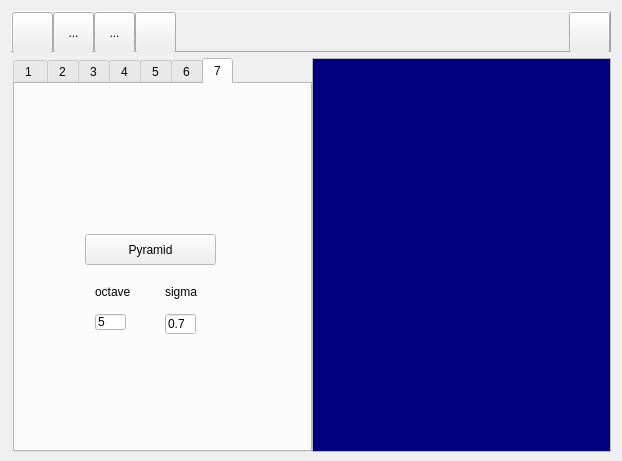
<?xml version="1.0" encoding="UTF-8"?>
<ui version="4.0">
 <class>MainFrame</class>
 <widget class="QDialog" name="MainFrame">
  <property name="geometry">
   <rect>
    <x>0</x>
    <y>0</y>
    <width>622</width>
    <height>461</height>
   </rect>
  </property>
  <property name="sizePolicy">
   <sizepolicy hsizetype="Preferred" vsizetype="Minimum">
    <horstretch>0</horstretch>
    <verstretch>0</verstretch>
   </sizepolicy>
  </property>
  <property name="minimumSize">
   <size>
    <width>0</width>
    <height>461</height>
   </size>
  </property>
  <property name="windowTitle">
   <string>Practice CV</string>
  </property>
  <property name="modal">
   <bool>false</bool>
  </property>
  <layout class="QVBoxLayout" name="verticalLayout">
   <item>
    <widget class="QFrame" name="frame">
     <property name="sizePolicy">
      <sizepolicy hsizetype="Preferred" vsizetype="Fixed">
       <horstretch>0</horstretch>
       <verstretch>0</verstretch>
      </sizepolicy>
     </property>
     <property name="minimumSize">
      <size>
       <width>0</width>
       <height>41</height>
      </size>
     </property>
     <property name="maximumSize">
      <size>
       <width>16777215</width>
       <height>41</height>
      </size>
     </property>
     <property name="frameShape">
      <enum>QFrame::Panel</enum>
     </property>
     <property name="frameShadow">
      <enum>QFrame::Raised</enum>
     </property>
     <layout class="QHBoxLayout" name="horizontalLayout_3">
      <property name="spacing">
       <number>0</number>
      </property>
      <property name="leftMargin">
       <number>0</number>
      </property>
      <property name="topMargin">
       <number>0</number>
      </property>
      <property name="rightMargin">
       <number>0</number>
      </property>
      <property name="bottomMargin">
       <number>0</number>
      </property>
      <item>
       <widget class="QToolButton" name="buttonOpen">
        <property name="enabled">
         <bool>true</bool>
        </property>
        <property name="sizePolicy">
         <sizepolicy hsizetype="Minimum" vsizetype="Minimum">
          <horstretch>0</horstretch>
          <verstretch>0</verstretch>
         </sizepolicy>
        </property>
        <property name="minimumSize">
         <size>
          <width>41</width>
          <height>41</height>
         </size>
        </property>
        <property name="maximumSize">
         <size>
          <width>41</width>
          <height>41</height>
         </size>
        </property>
        <property name="toolTip">
         <string>open an image file</string>
        </property>
        <property name="layoutDirection">
         <enum>Qt::LeftToRight</enum>
        </property>
        <property name="autoFillBackground">
         <bool>false</bool>
        </property>
        <property name="text">
         <string/>
        </property>
        <property name="icon">
         <iconset resource="images/mainframe.qrc">
          <normaloff>:/open.png</normaloff>:/open.png</iconset>
        </property>
        <property name="iconSize">
         <size>
          <width>41</width>
          <height>41</height>
         </size>
        </property>
        <property name="checkable">
         <bool>false</bool>
        </property>
        <property name="autoRepeat">
         <bool>false</bool>
        </property>
        <property name="autoExclusive">
         <bool>false</bool>
        </property>
        <property name="popupMode">
         <enum>QToolButton::DelayedPopup</enum>
        </property>
        <property name="toolButtonStyle">
         <enum>Qt::ToolButtonIconOnly</enum>
        </property>
        <property name="autoRaise">
         <bool>false</bool>
        </property>
       </widget>
      </item>
      <item>
       <widget class="QToolButton" name="toolButton_2">
        <property name="sizePolicy">
         <sizepolicy hsizetype="Minimum" vsizetype="Minimum">
          <horstretch>0</horstretch>
          <verstretch>0</verstretch>
         </sizepolicy>
        </property>
        <property name="minimumSize">
         <size>
          <width>41</width>
          <height>41</height>
         </size>
        </property>
        <property name="maximumSize">
         <size>
          <width>41</width>
          <height>41</height>
         </size>
        </property>
        <property name="text">
         <string>...</string>
        </property>
       </widget>
      </item>
      <item>
       <widget class="QToolButton" name="toolButton_3">
        <property name="sizePolicy">
         <sizepolicy hsizetype="Minimum" vsizetype="Minimum">
          <horstretch>0</horstretch>
          <verstretch>0</verstretch>
         </sizepolicy>
        </property>
        <property name="minimumSize">
         <size>
          <width>41</width>
          <height>41</height>
         </size>
        </property>
        <property name="maximumSize">
         <size>
          <width>41</width>
          <height>41</height>
         </size>
        </property>
        <property name="text">
         <string>...</string>
        </property>
       </widget>
      </item>
      <item>
       <widget class="QToolButton" name="buttonDeleteContents">
        <property name="sizePolicy">
         <sizepolicy hsizetype="Minimum" vsizetype="Minimum">
          <horstretch>0</horstretch>
          <verstretch>0</verstretch>
         </sizepolicy>
        </property>
        <property name="minimumSize">
         <size>
          <width>41</width>
          <height>41</height>
         </size>
        </property>
        <property name="maximumSize">
         <size>
          <width>41</width>
          <height>41</height>
         </size>
        </property>
        <property name="toolTip">
         <string>close all forms</string>
        </property>
        <property name="autoFillBackground">
         <bool>false</bool>
        </property>
        <property name="text">
         <string/>
        </property>
        <property name="icon">
         <iconset resource="images/mainframe.qrc">
          <normaloff>:/1-21.png</normaloff>:/1-21.png</iconset>
        </property>
        <property name="iconSize">
         <size>
          <width>41</width>
          <height>41</height>
         </size>
        </property>
       </widget>
      </item>
      <item>
       <spacer name="horizontalSpacer">
        <property name="orientation">
         <enum>Qt::Horizontal</enum>
        </property>
        <property name="sizeHint" stdset="0">
         <size>
          <width>40</width>
          <height>20</height>
         </size>
        </property>
       </spacer>
      </item>
      <item>
       <widget class="QToolButton" name="buttonShowList">
        <property name="sizePolicy">
         <sizepolicy hsizetype="Minimum" vsizetype="Minimum">
          <horstretch>0</horstretch>
          <verstretch>0</verstretch>
         </sizepolicy>
        </property>
        <property name="minimumSize">
         <size>
          <width>41</width>
          <height>41</height>
         </size>
        </property>
        <property name="maximumSize">
         <size>
          <width>41</width>
          <height>41</height>
         </size>
        </property>
        <property name="toolTip">
         <string>show the list view</string>
        </property>
        <property name="text">
         <string/>
        </property>
        <property name="icon">
         <iconset resource="images/mainframe.qrc">
          <normaloff>:/2-3.png</normaloff>:/2-3.png</iconset>
        </property>
        <property name="iconSize">
         <size>
          <width>82</width>
          <height>41</height>
         </size>
        </property>
       </widget>
      </item>
     </layout>
    </widget>
   </item>
   <item>
    <layout class="QHBoxLayout" name="horizontalLayout">
     <property name="spacing">
      <number>0</number>
     </property>
     <property name="leftMargin">
      <number>2</number>
     </property>
     <item>
      <widget class="QTabWidget" name="tabWidget">
       <property name="sizePolicy">
        <sizepolicy hsizetype="Fixed" vsizetype="Expanding">
         <horstretch>0</horstretch>
         <verstretch>0</verstretch>
        </sizepolicy>
       </property>
       <property name="minimumSize">
        <size>
         <width>299</width>
         <height>394</height>
        </size>
       </property>
       <property name="palette">
        <palette>
         <active>
          <colorrole role="Window">
           <brush brushstyle="SolidPattern">
            <color alpha="255">
             <red>255</red>
             <green>255</green>
             <blue>255</blue>
            </color>
           </brush>
          </colorrole>
          <colorrole role="NoRole">
           <brush brushstyle="SolidPattern">
            <color alpha="255">
             <red>255</red>
             <green>85</green>
             <blue>0</blue>
            </color>
           </brush>
          </colorrole>
         </active>
         <inactive>
          <colorrole role="Window">
           <brush brushstyle="SolidPattern">
            <color alpha="255">
             <red>255</red>
             <green>255</green>
             <blue>255</blue>
            </color>
           </brush>
          </colorrole>
          <colorrole role="NoRole">
           <brush brushstyle="SolidPattern">
            <color alpha="255">
             <red>255</red>
             <green>85</green>
             <blue>0</blue>
            </color>
           </brush>
          </colorrole>
         </inactive>
         <disabled>
          <colorrole role="Window">
           <brush brushstyle="SolidPattern">
            <color alpha="255">
             <red>255</red>
             <green>255</green>
             <blue>255</blue>
            </color>
           </brush>
          </colorrole>
          <colorrole role="NoRole">
           <brush brushstyle="SolidPattern">
            <color alpha="255">
             <red>255</red>
             <green>85</green>
             <blue>0</blue>
            </color>
           </brush>
          </colorrole>
         </disabled>
        </palette>
       </property>
       <property name="cursor">
        <cursorShape>ArrowCursor</cursorShape>
       </property>
       <property name="autoFillBackground">
        <bool>false</bool>
       </property>
       <property name="tabPosition">
        <enum>QTabWidget::North</enum>
       </property>
       <property name="tabShape">
        <enum>QTabWidget::Rounded</enum>
       </property>
       <property name="currentIndex">
        <number>6</number>
       </property>
       <property name="iconSize">
        <size>
         <width>31</width>
         <height>31</height>
        </size>
       </property>
       <property name="elideMode">
        <enum>Qt::ElideMiddle</enum>
       </property>
       <widget class="QWidget" name="tab_1">
        <attribute name="title">
         <string>1 </string>
        </attribute>
        <widget class="QPushButton" name="pushRGB2Gray">
         <property name="geometry">
          <rect>
           <x>90</x>
           <y>70</y>
           <width>80</width>
           <height>24</height>
          </rect>
         </property>
         <property name="text">
          <string>RGB-&gt;Gray</string>
         </property>
        </widget>
       </widget>
       <widget class="QWidget" name="tab_4">
        <attribute name="title">
         <string>2</string>
        </attribute>
        <widget class="QPushButton" name="pushSepiaTone">
         <property name="geometry">
          <rect>
           <x>100</x>
           <y>70</y>
           <width>80</width>
           <height>24</height>
          </rect>
         </property>
         <property name="text">
          <string>Sepia Tone</string>
         </property>
        </widget>
        <widget class="QLabel" name="label">
         <property name="geometry">
          <rect>
           <x>30</x>
           <y>130</y>
           <width>50</width>
           <height>16</height>
          </rect>
         </property>
         <property name="text">
          <string>Hue</string>
         </property>
        </widget>
        <widget class="QSpinBox" name="spinHue">
         <property name="geometry">
          <rect>
           <x>70</x>
           <y>130</y>
           <width>42</width>
           <height>25</height>
          </rect>
         </property>
         <property name="maximum">
          <number>360</number>
         </property>
         <property name="singleStep">
          <number>10</number>
         </property>
         <property name="value">
          <number>30</number>
         </property>
        </widget>
        <widget class="QLabel" name="label_2">
         <property name="geometry">
          <rect>
           <x>140</x>
           <y>130</y>
           <width>50</width>
           <height>16</height>
          </rect>
         </property>
         <property name="text">
          <string>Sat</string>
         </property>
        </widget>
        <widget class="QDoubleSpinBox" name="spinSat">
         <property name="geometry">
          <rect>
           <x>180</x>
           <y>130</y>
           <width>62</width>
           <height>25</height>
          </rect>
         </property>
         <property name="maximum">
          <double>1.000000000000000</double>
         </property>
         <property name="singleStep">
          <double>0.100000000000000</double>
         </property>
         <property name="value">
          <double>0.300000000000000</double>
         </property>
        </widget>
        <widget class="QPushButton" name="pushContrast">
         <property name="geometry">
          <rect>
           <x>100</x>
           <y>200</y>
           <width>80</width>
           <height>24</height>
          </rect>
         </property>
         <property name="text">
          <string>Contrast Transform</string>
         </property>
        </widget>
        <widget class="QSpinBox" name="spinContrastA">
         <property name="geometry">
          <rect>
           <x>70</x>
           <y>250</y>
           <width>42</width>
           <height>25</height>
          </rect>
         </property>
         <property name="maximum">
          <number>255</number>
         </property>
         <property name="singleStep">
          <number>3</number>
         </property>
         <property name="value">
          <number>20</number>
         </property>
        </widget>
        <widget class="QLabel" name="label_3">
         <property name="geometry">
          <rect>
           <x>130</x>
           <y>260</y>
           <width>50</width>
           <height>16</height>
          </rect>
         </property>
         <property name="text">
          <string>~</string>
         </property>
        </widget>
        <widget class="QSpinBox" name="spinContrastB">
         <property name="geometry">
          <rect>
           <x>160</x>
           <y>250</y>
           <width>42</width>
           <height>25</height>
          </rect>
         </property>
         <property name="maximum">
          <number>255</number>
         </property>
         <property name="singleStep">
          <number>3</number>
         </property>
         <property name="value">
          <number>230</number>
         </property>
        </widget>
        <widget class="QPushButton" name="pushHistogram">
         <property name="geometry">
          <rect>
           <x>100</x>
           <y>300</y>
           <width>80</width>
           <height>24</height>
          </rect>
         </property>
         <property name="text">
          <string>Histogram</string>
         </property>
        </widget>
       </widget>
       <widget class="QWidget" name="tab_5">
        <attribute name="title">
         <string>3</string>
        </attribute>
        <widget class="QPushButton" name="pushOstu">
         <property name="geometry">
          <rect>
           <x>90</x>
           <y>60</y>
           <width>80</width>
           <height>24</height>
          </rect>
         </property>
         <property name="text">
          <string>Ostu Thresholding</string>
         </property>
        </widget>
        <widget class="QLabel" name="label_4">
         <property name="geometry">
          <rect>
           <x>40</x>
           <y>120</y>
           <width>61</width>
           <height>31</height>
          </rect>
         </property>
         <property name="text">
          <string>Threshold</string>
         </property>
        </widget>
        <widget class="QSpinBox" name="spinOstu">
         <property name="geometry">
          <rect>
           <x>120</x>
           <y>120</y>
           <width>42</width>
           <height>25</height>
          </rect>
         </property>
         <property name="minimum">
          <number>1</number>
         </property>
         <property name="maximum">
          <number>254</number>
         </property>
         <property name="value">
          <number>100</number>
         </property>
        </widget>
        <widget class="QPushButton" name="pushThresholding">
         <property name="geometry">
          <rect>
           <x>180</x>
           <y>130</y>
           <width>41</width>
           <height>16</height>
          </rect>
         </property>
         <property name="text">
          <string>&gt;&gt;</string>
         </property>
        </widget>
        <widget class="QPushButton" name="pushDilation">
         <property name="geometry">
          <rect>
           <x>90</x>
           <y>170</y>
           <width>80</width>
           <height>24</height>
          </rect>
         </property>
         <property name="text">
          <string>Dilation</string>
         </property>
        </widget>
        <widget class="QPushButton" name="pushErosion">
         <property name="geometry">
          <rect>
           <x>90</x>
           <y>220</y>
           <width>80</width>
           <height>24</height>
          </rect>
         </property>
         <property name="text">
          <string>Erosion</string>
         </property>
        </widget>
        <widget class="QPushButton" name="pushBoundary">
         <property name="geometry">
          <rect>
           <x>90</x>
           <y>270</y>
           <width>80</width>
           <height>24</height>
          </rect>
         </property>
         <property name="text">
          <string>Boundary</string>
         </property>
        </widget>
        <widget class="QPushButton" name="pushBoundaryFG">
         <property name="geometry">
          <rect>
           <x>90</x>
           <y>310</y>
           <width>80</width>
           <height>24</height>
          </rect>
         </property>
         <property name="text">
          <string>Boundary - FG</string>
         </property>
        </widget>
       </widget>
       <widget class="QWidget" name="tab_2">
        <attribute name="title">
         <string>4</string>
        </attribute>
        <widget class="QPushButton" name="pushGaussianNoise">
         <property name="geometry">
          <rect>
           <x>80</x>
           <y>10</y>
           <width>111</width>
           <height>41</height>
          </rect>
         </property>
         <property name="text">
          <string>Gaussian Noise</string>
         </property>
        </widget>
        <widget class="QLabel" name="label_5">
         <property name="geometry">
          <rect>
           <x>60</x>
           <y>60</y>
           <width>50</width>
           <height>16</height>
          </rect>
         </property>
         <property name="text">
          <string>sigma</string>
         </property>
        </widget>
        <widget class="QLineEdit" name="editSigmaNoise">
         <property name="geometry">
          <rect>
           <x>110</x>
           <y>60</y>
           <width>41</width>
           <height>21</height>
          </rect>
         </property>
         <property name="text">
          <string>0.7</string>
         </property>
        </widget>
        <widget class="QPushButton" name="pushSaltPepper">
         <property name="geometry">
          <rect>
           <x>80</x>
           <y>90</y>
           <width>111</width>
           <height>41</height>
          </rect>
         </property>
         <property name="text">
          <string>Salt &amp; Pepper Noise</string>
         </property>
        </widget>
        <widget class="QLabel" name="label_6">
         <property name="geometry">
          <rect>
           <x>50</x>
           <y>150</y>
           <width>50</width>
           <height>16</height>
          </rect>
         </property>
         <property name="text">
          <string>ratio</string>
         </property>
        </widget>
        <widget class="QLineEdit" name="editTau">
         <property name="geometry">
          <rect>
           <x>100</x>
           <y>150</y>
           <width>51</width>
           <height>20</height>
          </rect>
         </property>
         <property name="text">
          <string>0.01</string>
         </property>
        </widget>
        <widget class="QPushButton" name="pushGaussianSmoothing">
         <property name="geometry">
          <rect>
           <x>80</x>
           <y>200</y>
           <width>111</width>
           <height>31</height>
          </rect>
         </property>
         <property name="text">
          <string>Gaussian Smoothing</string>
         </property>
        </widget>
        <widget class="QLabel" name="label_7">
         <property name="geometry">
          <rect>
           <x>60</x>
           <y>240</y>
           <width>50</width>
           <height>16</height>
          </rect>
         </property>
         <property name="text">
          <string>sigma</string>
         </property>
        </widget>
        <widget class="QLineEdit" name="editSigmaFiltering">
         <property name="geometry">
          <rect>
           <x>120</x>
           <y>240</y>
           <width>31</width>
           <height>16</height>
          </rect>
         </property>
         <property name="text">
          <string>0.7</string>
         </property>
        </widget>
        <widget class="QPushButton" name="pushMedianFiltering">
         <property name="geometry">
          <rect>
           <x>80</x>
           <y>270</y>
           <width>111</width>
           <height>31</height>
          </rect>
         </property>
         <property name="text">
          <string>Median Filtering</string>
         </property>
        </widget>
        <widget class="QLineEdit" name="editWindowSize">
         <property name="geometry">
          <rect>
           <x>130</x>
           <y>310</y>
           <width>16</width>
           <height>24</height>
          </rect>
         </property>
         <property name="text">
          <string>7</string>
         </property>
        </widget>
        <widget class="QLabel" name="label_8">
         <property name="geometry">
          <rect>
           <x>70</x>
           <y>310</y>
           <width>50</width>
           <height>16</height>
          </rect>
         </property>
         <property name="text">
          <string>window</string>
         </property>
        </widget>
       </widget>
       <widget class="QWidget" name="tab">
        <attribute name="title">
         <string>5</string>
        </attribute>
        <widget class="QPushButton" name="pushHistogramEQ">
         <property name="geometry">
          <rect>
           <x>80</x>
           <y>30</y>
           <width>131</width>
           <height>51</height>
          </rect>
         </property>
         <property name="text">
          <string>Histogram Equlization</string>
         </property>
        </widget>
        <widget class="QPushButton" name="pushHistogramMatching">
         <property name="geometry">
          <rect>
           <x>80</x>
           <y>120</y>
           <width>131</width>
           <height>51</height>
          </rect>
         </property>
         <property name="text">
          <string>Histograming Matching</string>
         </property>
        </widget>
        <widget class="QPushButton" name="pushEdgeFDG">
         <property name="geometry">
          <rect>
           <x>80</x>
           <y>200</y>
           <width>131</width>
           <height>51</height>
          </rect>
         </property>
         <property name="text">
          <string>Edge with FDG</string>
         </property>
        </widget>
        <widget class="QLabel" name="label_9">
         <property name="geometry">
          <rect>
           <x>90</x>
           <y>260</y>
           <width>50</width>
           <height>16</height>
          </rect>
         </property>
         <property name="text">
          <string>sigma</string>
         </property>
        </widget>
        <widget class="QLineEdit" name="editSigmaFDG">
         <property name="geometry">
          <rect>
           <x>150</x>
           <y>260</y>
           <width>51</width>
           <height>20</height>
          </rect>
         </property>
         <property name="text">
          <string>1.0</string>
         </property>
        </widget>
        <widget class="QPushButton" name="pushCanny">
         <property name="geometry">
          <rect>
           <x>80</x>
           <y>280</y>
           <width>131</width>
           <height>51</height>
          </rect>
         </property>
         <property name="text">
          <string>Canny Edge Detection</string>
         </property>
        </widget>
        <widget class="QLabel" name="label_10">
         <property name="geometry">
          <rect>
           <x>0</x>
           <y>280</y>
           <width>50</width>
           <height>16</height>
          </rect>
         </property>
         <property name="text">
          <string>sigma</string>
         </property>
        </widget>
        <widget class="QLabel" name="label_11">
         <property name="geometry">
          <rect>
           <x>0</x>
           <y>300</y>
           <width>50</width>
           <height>16</height>
          </rect>
         </property>
         <property name="text">
          <string>low</string>
         </property>
        </widget>
        <widget class="QLabel" name="label_12">
         <property name="geometry">
          <rect>
           <x>0</x>
           <y>320</y>
           <width>50</width>
           <height>16</height>
          </rect>
         </property>
         <property name="text">
          <string>high</string>
         </property>
        </widget>
        <widget class="QLineEdit" name="editSigmaCanny">
         <property name="geometry">
          <rect>
           <x>40</x>
           <y>280</y>
           <width>31</width>
           <height>20</height>
          </rect>
         </property>
         <property name="text">
          <string>1.0</string>
         </property>
        </widget>
        <widget class="QLineEdit" name="editLow">
         <property name="geometry">
          <rect>
           <x>40</x>
           <y>300</y>
           <width>31</width>
           <height>20</height>
          </rect>
         </property>
         <property name="text">
          <string>10</string>
         </property>
        </widget>
        <widget class="QLineEdit" name="editHigh">
         <property name="geometry">
          <rect>
           <x>40</x>
           <y>320</y>
           <width>31</width>
           <height>20</height>
          </rect>
         </property>
         <property name="text">
          <string>30</string>
         </property>
        </widget>
       </widget>
       <widget class="QWidget" name="tab_3">
        <attribute name="title">
         <string>6</string>
        </attribute>
        <widget class="QPushButton" name="pushCircleLocalization">
         <property name="geometry">
          <rect>
           <x>80</x>
           <y>130</y>
           <width>111</width>
           <height>41</height>
          </rect>
         </property>
         <property name="text">
          <string>Circle Localization</string>
         </property>
        </widget>
        <widget class="QLabel" name="label_13">
         <property name="geometry">
          <rect>
           <x>70</x>
           <y>190</y>
           <width>50</width>
           <height>16</height>
          </rect>
         </property>
         <property name="text">
          <string>Radius</string>
         </property>
        </widget>
        <widget class="QLabel" name="label_14">
         <property name="geometry">
          <rect>
           <x>70</x>
           <y>210</y>
           <width>61</width>
           <height>16</height>
          </rect>
         </property>
         <property name="text">
          <string>Resolution</string>
         </property>
        </widget>
        <widget class="QLabel" name="label_15">
         <property name="geometry">
          <rect>
           <x>70</x>
           <y>230</y>
           <width>61</width>
           <height>16</height>
          </rect>
         </property>
         <property name="text">
          <string>Threshold</string>
         </property>
        </widget>
        <widget class="QLineEdit" name="editMinR">
         <property name="geometry">
          <rect>
           <x>150</x>
           <y>180</y>
           <width>31</width>
           <height>24</height>
          </rect>
         </property>
         <property name="text">
          <string>50</string>
         </property>
        </widget>
        <widget class="QLineEdit" name="editMaxR">
         <property name="geometry">
          <rect>
           <x>200</x>
           <y>180</y>
           <width>31</width>
           <height>24</height>
          </rect>
         </property>
         <property name="text">
          <string>70</string>
         </property>
        </widget>
        <widget class="QLineEdit" name="editResolution">
         <property name="geometry">
          <rect>
           <x>150</x>
           <y>210</y>
           <width>31</width>
           <height>24</height>
          </rect>
         </property>
         <property name="text">
          <string>1</string>
         </property>
        </widget>
        <widget class="QLineEdit" name="editThresVote">
         <property name="geometry">
          <rect>
           <x>150</x>
           <y>240</y>
           <width>31</width>
           <height>24</height>
          </rect>
         </property>
         <property name="text">
          <string>0</string>
         </property>
        </widget>
        <widget class="QLabel" name="label_16">
         <property name="geometry">
          <rect>
           <x>190</x>
           <y>240</y>
           <width>50</width>
           <height>16</height>
          </rect>
         </property>
         <property name="text">
          <string>votes</string>
         </property>
        </widget>
        <widget class="QLabel" name="label_17">
         <property name="geometry">
          <rect>
           <x>190</x>
           <y>210</y>
           <width>50</width>
           <height>16</height>
          </rect>
         </property>
         <property name="text">
          <string>pixel</string>
         </property>
        </widget>
        <widget class="QPushButton" name="pushHarrisCorner">
         <property name="geometry">
          <rect>
           <x>80</x>
           <y>20</y>
           <width>101</width>
           <height>31</height>
          </rect>
         </property>
         <property name="text">
          <string>Harris Corner</string>
         </property>
        </widget>
        <widget class="QLabel" name="label_18">
         <property name="geometry">
          <rect>
           <x>70</x>
           <y>70</y>
           <width>50</width>
           <height>16</height>
          </rect>
         </property>
         <property name="text">
          <string>sigma</string>
         </property>
        </widget>
        <widget class="QLabel" name="label_19">
         <property name="geometry">
          <rect>
           <x>130</x>
           <y>70</y>
           <width>50</width>
           <height>16</height>
          </rect>
         </property>
         <property name="text">
          <string>thresh</string>
         </property>
        </widget>
        <widget class="QLabel" name="label_20">
         <property name="geometry">
          <rect>
           <x>190</x>
           <y>70</y>
           <width>50</width>
           <height>16</height>
          </rect>
         </property>
         <property name="text">
          <string>block</string>
         </property>
        </widget>
        <widget class="QLineEdit" name="editSigmaCorner">
         <property name="geometry">
          <rect>
           <x>60</x>
           <y>100</y>
           <width>51</width>
           <height>21</height>
          </rect>
         </property>
         <property name="text">
          <string>0.7</string>
         </property>
        </widget>
        <widget class="QLineEdit" name="editThreshCorner">
         <property name="geometry">
          <rect>
           <x>120</x>
           <y>100</y>
           <width>51</width>
           <height>21</height>
          </rect>
         </property>
         <property name="text">
          <string>100000</string>
         </property>
        </widget>
        <widget class="QLineEdit" name="editSizeBlock">
         <property name="geometry">
          <rect>
           <x>190</x>
           <y>100</y>
           <width>41</width>
           <height>21</height>
          </rect>
         </property>
         <property name="text">
          <string>7</string>
         </property>
        </widget>
       </widget>
       <widget class="QWidget" name="tab_6">
        <attribute name="title">
         <string>7</string>
        </attribute>
        <widget class="QPushButton" name="pushPyramid">
         <property name="geometry">
          <rect>
           <x>70</x>
           <y>150</y>
           <width>131</width>
           <height>31</height>
          </rect>
         </property>
         <property name="text">
          <string>Pyramid</string>
         </property>
        </widget>
        <widget class="QLabel" name="label_21">
         <property name="geometry">
          <rect>
           <x>80</x>
           <y>200</y>
           <width>50</width>
           <height>16</height>
          </rect>
         </property>
         <property name="text">
          <string>octave</string>
         </property>
        </widget>
        <widget class="QLabel" name="label_22">
         <property name="geometry">
          <rect>
           <x>150</x>
           <y>200</y>
           <width>50</width>
           <height>16</height>
          </rect>
         </property>
         <property name="text">
          <string>sigma</string>
         </property>
        </widget>
        <widget class="QLineEdit" name="editOctave">
         <property name="geometry">
          <rect>
           <x>80</x>
           <y>230</y>
           <width>31</width>
           <height>16</height>
          </rect>
         </property>
         <property name="text">
          <string>5</string>
         </property>
        </widget>
        <widget class="QLineEdit" name="editSigmaPyramid">
         <property name="geometry">
          <rect>
           <x>150</x>
           <y>230</y>
           <width>31</width>
           <height>20</height>
          </rect>
         </property>
         <property name="text">
          <string>0.7</string>
         </property>
        </widget>
       </widget>
      </widget>
     </item>
     <item>
      <widget class="QListWidget" name="listWidget">
       <property name="sizePolicy">
        <sizepolicy hsizetype="Ignored" vsizetype="Minimum">
         <horstretch>0</horstretch>
         <verstretch>0</verstretch>
        </sizepolicy>
       </property>
       <property name="minimumSize">
        <size>
         <width>0</width>
         <height>394</height>
        </size>
       </property>
       <property name="palette">
        <palette>
         <active>
          <colorrole role="WindowText">
           <brush brushstyle="SolidPattern">
            <color alpha="255">
             <red>255</red>
             <green>255</green>
             <blue>0</blue>
            </color>
           </brush>
          </colorrole>
          <colorrole role="Text">
           <brush brushstyle="SolidPattern">
            <color alpha="255">
             <red>255</red>
             <green>255</green>
             <blue>255</blue>
            </color>
           </brush>
          </colorrole>
          <colorrole role="Base">
           <brush brushstyle="SolidPattern">
            <color alpha="255">
             <red>0</red>
             <green>0</green>
             <blue>127</blue>
            </color>
           </brush>
          </colorrole>
          <colorrole role="PlaceholderText">
           <brush brushstyle="NoBrush">
            <color alpha="128">
             <red>255</red>
             <green>255</green>
             <blue>255</blue>
            </color>
           </brush>
          </colorrole>
         </active>
         <inactive>
          <colorrole role="WindowText">
           <brush brushstyle="SolidPattern">
            <color alpha="255">
             <red>255</red>
             <green>255</green>
             <blue>0</blue>
            </color>
           </brush>
          </colorrole>
          <colorrole role="Text">
           <brush brushstyle="SolidPattern">
            <color alpha="255">
             <red>255</red>
             <green>255</green>
             <blue>255</blue>
            </color>
           </brush>
          </colorrole>
          <colorrole role="Base">
           <brush brushstyle="SolidPattern">
            <color alpha="255">
             <red>0</red>
             <green>0</green>
             <blue>127</blue>
            </color>
           </brush>
          </colorrole>
          <colorrole role="PlaceholderText">
           <brush brushstyle="NoBrush">
            <color alpha="128">
             <red>255</red>
             <green>255</green>
             <blue>255</blue>
            </color>
           </brush>
          </colorrole>
         </inactive>
         <disabled>
          <colorrole role="WindowText">
           <brush brushstyle="SolidPattern">
            <color alpha="255">
             <red>120</red>
             <green>120</green>
             <blue>120</blue>
            </color>
           </brush>
          </colorrole>
          <colorrole role="Text">
           <brush brushstyle="SolidPattern">
            <color alpha="255">
             <red>120</red>
             <green>120</green>
             <blue>120</blue>
            </color>
           </brush>
          </colorrole>
          <colorrole role="Base">
           <brush brushstyle="SolidPattern">
            <color alpha="255">
             <red>240</red>
             <green>240</green>
             <blue>240</blue>
            </color>
           </brush>
          </colorrole>
          <colorrole role="PlaceholderText">
           <brush brushstyle="NoBrush">
            <color alpha="128">
             <red>255</red>
             <green>255</green>
             <blue>255</blue>
            </color>
           </brush>
          </colorrole>
         </disabled>
        </palette>
       </property>
       <property name="font">
        <font>
         <family>Times New Roman</family>
         <pointsize>10</pointsize>
        </font>
       </property>
      </widget>
     </item>
    </layout>
   </item>
  </layout>
 </widget>
 <layoutdefault spacing="6" margin="11"/>
 <resources>
  <include location="images/mainframe.qrc"/>
 </resources>
 <connections/>
</ui>
